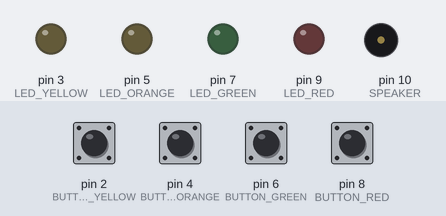
This sketch was run on a simulated Arduino Uno, built with avr-gcc and run on an emulated ATmega328P. Parts: output pins drawn as LEDs (lit = HIGH), buzzer (waves = sounding). The test bench sets the inputs (shaded band); at power-on: pin 2 (BUTTON_YELLOW), pin 4 (BUTTON_ORANGE), pin 6 (BUTTON_GREEN), pin 8 (BUTTON_RED) LOW. Random numbers use the default seed unless the sketch sets one.

Above: at 14.8 s.
14.9 s: pin 2 (BUTTON_YELLOW) pulled HIGH for 0.4 s
At 19.9 s:
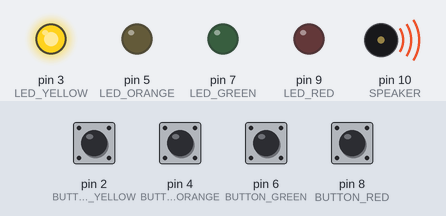
At 21.9 s:
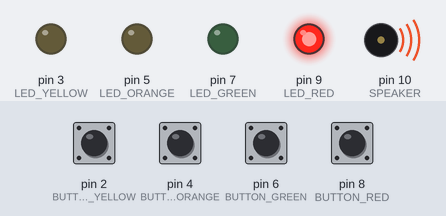
Timing chart, 0 to 31.6 s (numbered marks = the images above; inputs shaded):
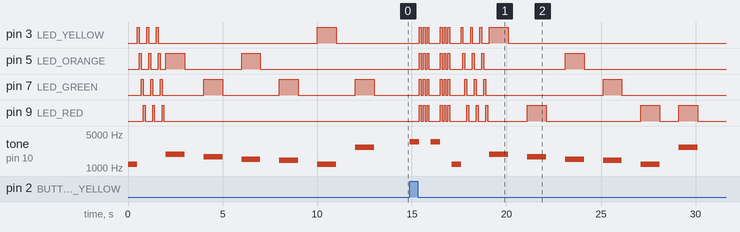

The sketch:

SimonMemoryGame_V2.5.ino
```cpp
/* Created by Tim Jin
 * Simon Memory Game on Arduino
 */

#define LED_YELLOW   3
#define LED_ORANGE   5
#define LED_GREEN    7
#define LED_RED      9

#define BUTTON_YELLOW   2
#define BUTTON_ORANGE   4
#define BUTTON_GREEN    6
#define BUTTON_RED      8

#define SPEAKER   10

const int tones[] = {1915, 1700, 1519, 1432, 1200, 2700, 3500};

int lightSeq[6];      // The sequence of LED generated by the computer randomly
int rando = 0;        // Initialize random integer between 0 and 3
bool gameOn = true;   // Keep the game on
int currentLevel = 0; // This variable must be 1 in order to go to the next level
int speedFactor = 5;  // Affecting the speed of the LED

void setup() {
  // Initialize inputs :
  pinMode(BUTTON_YELLOW, INPUT);
  pinMode(BUTTON_ORANGE, INPUT);
  pinMode(BUTTON_GREEN, INPUT);
  pinMode(BUTTON_RED, INPUT);
  // Initialize outputs:
  pinMode(LED_YELLOW, OUTPUT);
  pinMode(LED_ORANGE, OUTPUT);
  pinMode(LED_GREEN, OUTPUT);
  pinMode(LED_RED, OUTPUT);
  pinMode(SPEAKER, OUTPUT);
}

void loop() {
  gameStart();
  while(gameOn) {
    initiateLightSeq();
    showLightSeq();
    // Detech Button Push
    for (int i = 0; i < 6; i++) {
      while(true) {
        if (digitalRead(BUTTON_YELLOW) == HIGH) {
          buttonCheck(i,0);
          break;
        } else if (digitalRead(BUTTON_ORANGE) == HIGH) {
          buttonCheck(i,1);
          break;
        } else if (digitalRead(BUTTON_GREEN) == HIGH) {
          buttonCheck(i,2);
          break;
        } else if (digitalRead(BUTTON_RED) == HIGH) {
          buttonCheck(i,3);
          break;
        }
      }

      if(currentLevel == -1){
        gameOver();
        gameOn = false;
        break;
      } else {

      }
    }

    if(currentLevel == -1){
        gameOver();
        gameOn = false;
      } else if(currentLevel == 5) {
        gameWin();
        gameOn = false;
      } else {
        gameWin();
        currentLevel++;
        speedFactor = speedFactor * 2;
      }
  }
}

void playTone(int tones, int duration) {
  tone(SPEAKER, tones);
  delay(duration);
  noTone(SPEAKER);
}

void gameStart() {
  gameOn = true;
  currentLevel = 0;     // Reset the current level
  speedFactor = 5;      // Reset speed factor
  playTone(tones[4],500);
  for (int i = 0; i < 3; i++) {
    digitalWrite(LED_YELLOW,HIGH);
    delay(100);
    digitalWrite(LED_YELLOW,LOW);
    digitalWrite(LED_ORANGE,HIGH);
    delay(100);
    digitalWrite(LED_ORANGE,LOW);
    digitalWrite(LED_GREEN,HIGH);
    delay(100);
    digitalWrite(LED_GREEN,LOW);
    digitalWrite(LED_RED,HIGH);
    delay(100);
    digitalWrite(LED_RED,LOW);
    delay(100);
  }
}

void gameWin() {
  playTone(tones[5],500);
  for (int i = 0; i < 3; i++) {
    digitalWrite(LED_YELLOW,HIGH);
    digitalWrite(LED_GREEN,HIGH);
    delay(100);
    digitalWrite(LED_YELLOW,LOW);
    digitalWrite(LED_GREEN,LOW);
    digitalWrite(LED_ORANGE,HIGH);
    digitalWrite(LED_RED,HIGH);
    delay(100);
    digitalWrite(LED_ORANGE,LOW);
    digitalWrite(LED_RED,LOW);
    delay(100);
  }
}

void gameOver() {
  playTone(tones[6],500);
  for (int i = 0; i < 3; i++) {
    digitalWrite(LED_YELLOW,HIGH);
    digitalWrite(LED_ORANGE,HIGH);
    digitalWrite(LED_GREEN,HIGH);
    digitalWrite(LED_RED,HIGH);
    delay(100);
    digitalWrite(LED_YELLOW,LOW);
    digitalWrite(LED_ORANGE,LOW);
    digitalWrite(LED_GREEN,LOW);
    digitalWrite(LED_RED,LOW);
    delay(100);
  }
}

void initiateLightSeq() {
  //initialize the LED sequence
  for(int i = 0; i < 6; i++) {
    lightSeq[i] = 0;          // Clear the LED sequence
    long rand_num = random(1,200);
    if (rand_num <= 50)
      rando=0;
    else if (rand_num>50 && rand_num<=100)
      rando=1;
    else if (rand_num>100 && rand_num<=150)
      rando=2;
    else if (rand_num<=200)
      rando=3;
    lightSeq[i] = rando;      // Save the random LED sequence
  }
}

void showLightSeq() {
  for (int i = 0; i < 6; i++){
    int currentPin = 0;     //initialize current pin
    int timeDelay = 5000 / speedFactor;
    currentPin = ((lightSeq[i] + 1) * 2) + 1;
    digitalWrite(currentPin, HIGH);
    playTone(tones[i],timeDelay);
    digitalWrite(currentPin, LOW);
    delay(timeDelay);
  }
}

void buttonCheck(int seqNum, int buttonNum) {
  if(lightSeq[seqNum] == buttonNum) {
    digitalWrite(((lightSeq[seqNum] + 1) * 2) + 1, HIGH);
    playTone(tones[seqNum],500);
    digitalWrite(((lightSeq[seqNum] + 1) * 2) + 1, LOW);
    delay(500);
  } else {
    currentLevel = -1;
  }
}
```

Measured:
- after the input at 14.9 s, pin 3 (LED_YELLOW): LOW → HIGH after 0.50 s, → LOW 0.10 s later, → HIGH 0.10 s later, → LOW 0.10 s later, … (20 changes in this stretch); pin 5 (LED_ORANGE): LOW → HIGH after 0.50 s, → LOW 0.10 s later, → HIGH 0.10 s later, → LOW 0.10 s later, … (20 changes in this stretch)
- by itself, pin 9 (LED_RED): alternates HIGH for 0.10 s and LOW for 0.40 s, 6 changes in all, then stays LOW
- by itself, tone on pin 10 (SPEAKER): plays 1200 Hz for 0.50 s, 1915 Hz for 1.0 s, 1700 Hz for 1.0 s, 1519 Hz for 1.0 s, 1432 Hz for 1.0 s, 1200 Hz for 1.0 s … (7 notes in this stretch)
